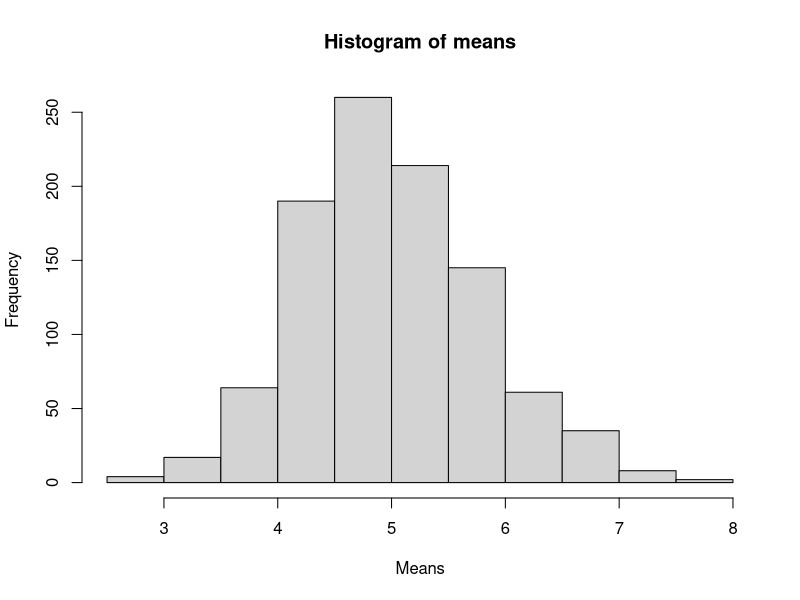

This figure's R source:
## ---- chunk 1
knitr::opts_chunk$set(echo = TRUE)
## ---- chunk 2
lambda <- 0.2
mns <- NULL
vars <- NULL
## ---- chunk 3
for (i in 1 : 1000) {
    distributions <- rexp(40, lambda)
    mns <- c(mns, mean(distributions))
    vars <- c(vars, var(distributions))
}
## ---- chunk 4
experimental_mean <- mean(mns)
experimental_variance <- mean(vars)

theoretical_variance <- 1/lambda**2
theoretical_mean <- 1/lambda

difference_mean <- theoretical_mean - experimental_mean
difference_variance <- theoretical_variance - experimental_variance
## ---- chunk 5
paste0('Mean difference is ', difference_mean)
paste0('Variance difference is ', difference_variance)
## ---- chunk 6
mean_confidence_interval <- experimental_mean + 
    c(-1, 1)*qnorm(.975)*sqrt(experimental_variance/1000)
variance_confidence_interval <- experimental_variance + 
    c(-1, 1)*qnorm(.975)*sqrt(experimental_variance/1000)
## ---- chunk 7
paste0('Confidence interval for mean is (', mean_confidence_interval[1],
       ', ', mean_confidence_interval[2], ')')
paste0('Confidence interval for variance is (', variance_confidence_interval[1], 
       ', ', variance_confidence_interval[2], ')')
## ---- chunk 8
paste0('Theoretical mean is ', theoretical_mean)
paste0('Theoretical variance is ', theoretical_variance)
## ---- chunk 9
hist(mns, xlab = 'Means', main = 'Histogram of means')
